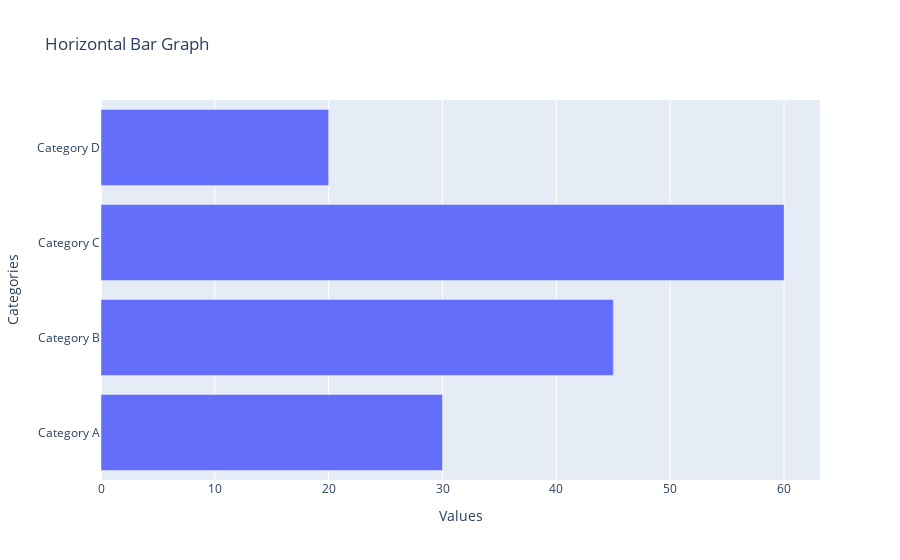

Notebook source saved alongside this figure:
### Code cell
import plotly.graph_objects as go

# Sample data
categories = ['Category A', 'Category B', 'Category C', 'Category D']
values = [30, 45, 60, 20]

# Create the horizontal bar graph
fig = go.Figure(go.Bar(
    x=values,
    y=categories,
    orientation='h'
))

# Update layout to adjust the appearance
fig.update_layout(
    title='Horizontal Bar Graph',
    xaxis_title='Values',
    yaxis_title='Categories',
)

# Show the plot
fig.show()

### Figure 1 — Plotly figure (JSON) as saved in the notebook; plotly's stock layout.template omitted (floating-point values rounded to 4 significant figures)
{"data": [{"orientation": "h", "type": "bar", "x": [30, 45, 60, 20], "y": ["Category A", "Category B", "Category C", "Category D"]}], "layout": {"title": {"text": "Horizontal Bar Graph"}, "xaxis": {"title": {"text": "Values"}}, "yaxis": {"title": {"text": "Categories"}}}}
